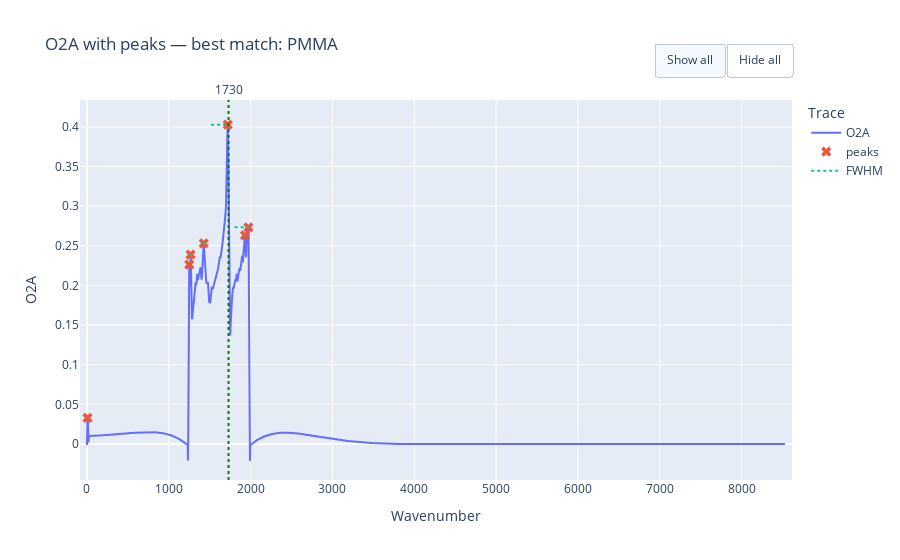

The code cell stored with this chart in its notebook:
### Code cell
# Plot your corrected spectrum + detected peaks
fig = plot_spectrum_with_peaks(
    spec.df.assign(**{channel: peaks.y_corrected}),
    peaks.peaks,
    xcol="Wavenumber", ycol=channel,
    title=f"{channel} with peaks — best match: {top}",
    window=True
)

# Overlay vertical lines at reference peaks of the top hit
top_pairs = mr.matches_by_ref[top]
matched_ref_peaks = [r for _, r, _ in top_pairs]

for r in matched_ref_peaks:
    fig.add_vline(x=r, line=dict(color="green", dash="dot"), annotation_text=f"{r:.0f}", annotation_position="top")

fig.show()

### Figure 1 — Plotly figure (JSON) as saved in the notebook; plotly's stock layout.template omitted (floating-point values rounded to 4 significant figures; data arrays with more than 128 entries replaced by an {"elided": "..."} marker saying what was removed)
{"data": [{"hovertemplate": "Wavenumber: %{x}<br>O2A: %{y}<extra></extra>", "mode": "lines", "name": "O2A", "type": "scatter", "visible": true, "x": {"elided": "4096 float values"}, "y": {"elided": "4096 float values"}}, {"hovertemplate": "Peak<br>Wavenumber: %{x}<br>O2A: %{y}<extra></extra>", "marker": {"size": 9, "symbol": "x"}, "mode": "markers", "name": "peaks", "type": "scatter", "x": [6.25, 1250.0, 1267.0, 1427.0, 1721.0, 1931.0, 1973.0], "y": [0.03288, 0.2262, 0.2389, 0.253, 0.4028, 0.2631, 0.2732]}, {"hoverinfo": "skip", "line": {"dash": "dot"}, "mode": "lines", "name": "FWHM", "type": "scatter", "x": [1.88, 15.58, null, 1248.0, 1253.0, null, 1247.0, 1274.0, null, 1407.0, 1451.0, null, 1517.0, 1740.0, null, 1924.0, 1937.0, null, 1805.0, 1978.0, null], "y": [0.03288, 0.03288, null, 0.2262, 0.2262, null, 0.2389, 0.2389, null, 0.253, 0.253, null, 0.4028, 0.4028, null, 0.2631, 0.2631, null, 0.2732, 0.2732, null]}], "layout": {"annotations": [{"showarrow": false, "text": "1730", "x": 1730, "xanchor": "center", "xref": "x", "y": 1, "yanchor": "bottom", "yref": "y domain"}], "hovermode": "x unified", "legend": {"title": {"text": "Trace"}}, "shapes": [{"line": {"color": "green", "dash": "dot"}, "type": "line", "x0": 1730, "x1": 1730, "xref": "x", "y0": 0, "y1": 1, "yref": "y domain"}], "title": {"text": "O2A with peaks — best match: PMMA"}, "updatemenus": [{"buttons": [{"args": [{"visible": [true, true, true]}], "label": "Show all", "method": "update"}, {"args": [{"visible": ["legendonly", "legendonly", "legendonly"]}], "label": "Hide all", "method": "update"}], "direction": "right", "type": "buttons", "x": 1, "xanchor": "right", "y": 1.15}], "xaxis": {"range": [-85.31, 8617.0], "title": {"text": "Wavenumber"}}, "yaxis": {"title": {"text": "O2A"}}}}
